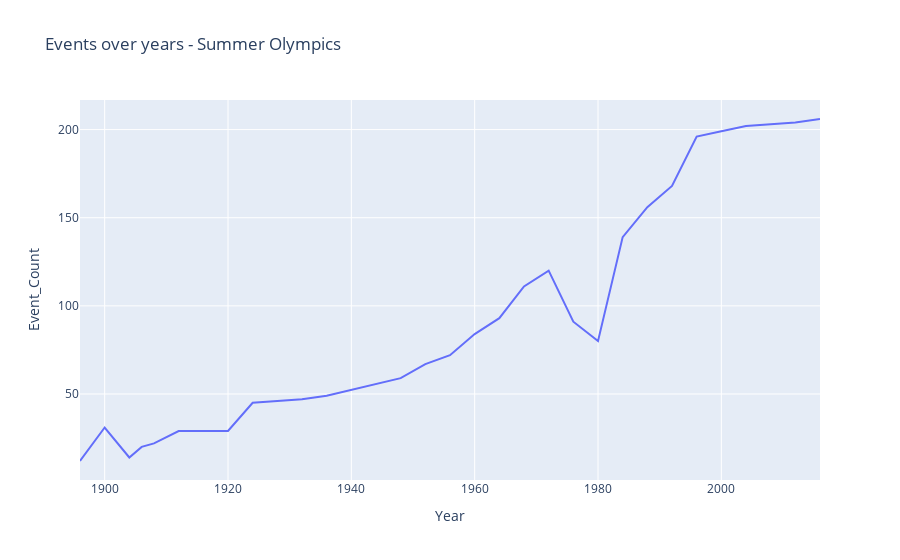

This figure's notebook cell:
### Code cell
fig = px.line(events_over_time_s, y = "Event_Count", x = "Year", title = "Events over years - Summer Olympics")
fig.show()

### Figure 1 — Plotly figure (JSON) as saved in the notebook; plotly's stock layout.template omitted (floating-point values rounded to 4 significant figures)
{"data": [{"hovertemplate": "Year=%{x}<br>Event_Count=%{y}<extra></extra>", "legendgroup": "", "line": {"color": "#636efa", "dash": "solid"}, "marker": {"symbol": "circle"}, "mode": "lines", "name": "", "orientation": "v", "showlegend": false, "type": "scatter", "x": [1896, 1900, 1904, 1906, 1908, 1912, 1920, 1924, 1928, 1932, 1936, 1948, 1952, 1956, 1960, 1964, 1968, 1972, 1976, 1980, 1984, 1988, 1992, 1996, 2000, 2004, 2008, 2012, 2016], "xaxis": "x", "y": [12, 31, 14, 20, 22, 29, 29, 45, 46, 47, 49, 59, 67, 72, 84, 93, 111, 120, 91, 80, 139, 156, 168, 196, 199, 202, 203, 204, 206], "yaxis": "y"}], "layout": {"autosize": true, "legend": {"tracegroupgap": 0}, "title": {"text": "Events over years - Summer Olympics"}, "xaxis": {"anchor": "y", "autorange": true, "domain": [0, 1], "range": [1896, 2016], "title": {"text": "Year"}, "type": "linear"}, "yaxis": {"anchor": "x", "autorange": true, "domain": [0, 1], "range": [1.222, 216.8], "title": {"text": "Event_Count"}, "type": "linear"}}}
